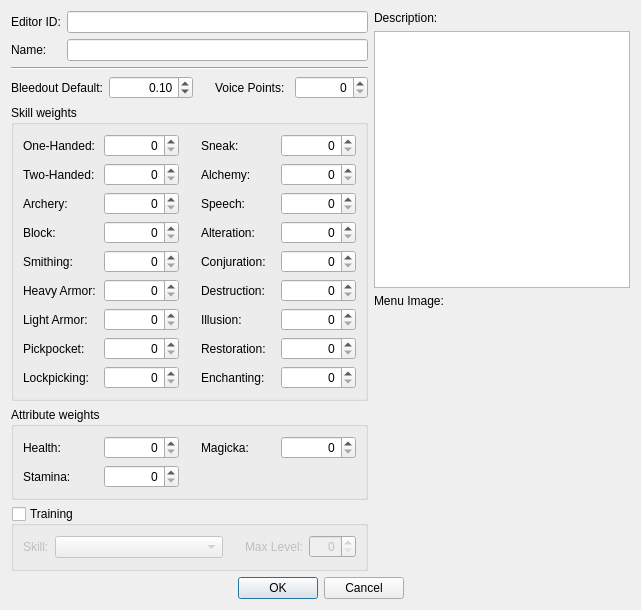
<?xml version="1.0" encoding="UTF-8"?>
<ui version="4.0">
 <class>FormDialogClass</class>
 <widget class="QDialog" name="FormDialogClass">
  <property name="geometry">
   <rect>
    <x>0</x>
    <y>0</y>
    <width>641</width>
    <height>610</height>
   </rect>
  </property>
  <property name="windowTitle">
   <string>Class</string>
  </property>
  <layout class="QGridLayout" name="gridLayout_5">
   <item row="0" column="0">
    <layout class="QVBoxLayout" name="leftCol">
     <item>
      <layout class="QGridLayout" name="gridLayout_3">
       <item row="0" column="0">
        <widget class="QLabel" name="label_22">
         <property name="text">
          <string>Editor ID:</string>
         </property>
         <property name="buddy">
          <cstring>editorID</cstring>
         </property>
        </widget>
       </item>
       <item row="0" column="1">
        <widget class="QLineEdit" name="editorID"/>
       </item>
       <item row="1" column="0">
        <widget class="QLabel" name="label_23">
         <property name="text">
          <string>Name:</string>
         </property>
         <property name="buddy">
          <cstring>name</cstring>
         </property>
        </widget>
       </item>
       <item row="1" column="1">
        <widget class="QLineEdit" name="name"/>
       </item>
      </layout>
     </item>
     <item>
      <widget class="Line" name="line">
       <property name="orientation">
        <enum>Qt::Horizontal</enum>
       </property>
      </widget>
     </item>
     <item>
      <layout class="QHBoxLayout" name="horizontalLayout">
       <item>
        <widget class="QLabel" name="label_24">
         <property name="text">
          <string>Bleedout Default:</string>
         </property>
         <property name="buddy">
          <cstring>bleedoutDefault</cstring>
         </property>
        </widget>
       </item>
       <item>
        <widget class="QDoubleSpinBox" name="bleedoutDefault">
         <property name="whatsThis">
          <string>If an actor with this class is Essential or Protected, and their health drops below this proportion of their health, then they'll enter a &quot;bleedout&quot; state. A value of 1.0 represents 100% of the actor's health.</string>
         </property>
         <property name="alignment">
          <set>Qt::AlignRight|Qt::AlignTrailing|Qt::AlignVCenter</set>
         </property>
         <property name="maximum">
          <double>99999999.000000000000000</double>
         </property>
         <property name="value">
          <double>0.100000000000000</double>
         </property>
        </widget>
       </item>
       <item>
        <spacer name="horizontalSpacer_3">
         <property name="orientation">
          <enum>Qt::Horizontal</enum>
         </property>
         <property name="sizeType">
          <enum>QSizePolicy::Fixed</enum>
         </property>
         <property name="sizeHint" stdset="0">
          <size>
           <width>16</width>
           <height>8</height>
          </size>
         </property>
        </spacer>
       </item>
       <item>
        <widget class="QLabel" name="label_25">
         <property name="text">
          <string>Voice Points:</string>
         </property>
         <property name="buddy">
          <cstring>voicePoints</cstring>
         </property>
        </widget>
       </item>
       <item>
        <widget class="QSpinBox" name="voicePoints">
         <property name="whatsThis">
          <string>The amount of energy the actor has available to cast Shouts.</string>
         </property>
         <property name="alignment">
          <set>Qt::AlignRight|Qt::AlignTrailing|Qt::AlignVCenter</set>
         </property>
         <property name="maximum">
          <number>999999999</number>
         </property>
        </widget>
       </item>
      </layout>
     </item>
     <item>
      <widget class="QGroupBox" name="groupBox_2">
       <property name="whatsThis">
        <string>&lt;p&gt;These don't directly control the actor's skill values. Rather, they act as proportions. For example, if a particular skill has a weight of N, the base value of that skill (determined by game settings and the actor's racial bonuses) is B, the total weight of all skills is S, and an actor has P total skill points to distribute, then that particular skill's final value will be (N&amp;nbsp;÷&amp;nbsp;S)&amp;nbsp;×&amp;nbsp;P&amp;nbsp;+&amp;nbsp;B.&lt;/p&gt;
&lt;p&gt;The number of total skill points to distribute is the actor's level, minus one, times the value of the iAVDskillsLevelUp game setting. Those skill points are divided across the actor's skills per their class's skill weights; and then afterward, each skill is increased by the value of the iAVDSkillStart game setting, and then further increased by however bonus points their Race grants to each given skill.&lt;/p&gt;</string>
       </property>
       <property name="title">
        <string>Skill weights</string>
       </property>
       <layout class="QGridLayout" name="gridLayout_2">
        <item row="1" column="0">
         <widget class="QLabel" name="label_6">
          <property name="text">
           <string>Two-Handed:</string>
          </property>
          <property name="buddy">
           <cstring>skillWeightTwoHanded</cstring>
          </property>
         </widget>
        </item>
        <item row="0" column="2">
         <spacer name="horizontalSpacer">
          <property name="orientation">
           <enum>Qt::Horizontal</enum>
          </property>
          <property name="sizeType">
           <enum>QSizePolicy::Fixed</enum>
          </property>
          <property name="sizeHint" stdset="0">
           <size>
            <width>16</width>
            <height>8</height>
           </size>
          </property>
         </spacer>
        </item>
        <item row="0" column="3">
         <widget class="QLabel" name="label_5">
          <property name="text">
           <string>Sneak:</string>
          </property>
          <property name="buddy">
           <cstring>skillWeightSneak</cstring>
          </property>
         </widget>
        </item>
        <item row="7" column="0">
         <widget class="QLabel" name="label_12">
          <property name="text">
           <string>Pickpocket:</string>
          </property>
          <property name="buddy">
           <cstring>skillWeightPickpocket</cstring>
          </property>
         </widget>
        </item>
        <item row="6" column="0">
         <widget class="QLabel" name="label_11">
          <property name="text">
           <string>Light Armor:</string>
          </property>
          <property name="buddy">
           <cstring>skillWeightLightArmor</cstring>
          </property>
         </widget>
        </item>
        <item row="2" column="0">
         <widget class="QLabel" name="label_7">
          <property name="text">
           <string>Archery:</string>
          </property>
          <property name="buddy">
           <cstring>skillWeightArchery</cstring>
          </property>
         </widget>
        </item>
        <item row="3" column="0">
         <widget class="QLabel" name="label_8">
          <property name="text">
           <string>Block:</string>
          </property>
          <property name="buddy">
           <cstring>skillWeightBlock</cstring>
          </property>
         </widget>
        </item>
        <item row="5" column="0">
         <widget class="QLabel" name="label_10">
          <property name="text">
           <string>Heavy Armor:</string>
          </property>
          <property name="buddy">
           <cstring>skillWeightHeavyArmor</cstring>
          </property>
         </widget>
        </item>
        <item row="0" column="0">
         <widget class="QLabel" name="label_4">
          <property name="text">
           <string>One-Handed:</string>
          </property>
          <property name="buddy">
           <cstring>skillWeightOneHanded</cstring>
          </property>
         </widget>
        </item>
        <item row="0" column="1">
         <widget class="QSpinBox" name="skillWeightOneHanded">
          <property name="alignment">
           <set>Qt::AlignRight|Qt::AlignTrailing|Qt::AlignVCenter</set>
          </property>
          <property name="maximum">
           <number>255</number>
          </property>
         </widget>
        </item>
        <item row="0" column="4">
         <widget class="QSpinBox" name="skillWeightSneak">
          <property name="alignment">
           <set>Qt::AlignRight|Qt::AlignTrailing|Qt::AlignVCenter</set>
          </property>
          <property name="maximum">
           <number>255</number>
          </property>
         </widget>
        </item>
        <item row="4" column="0">
         <widget class="QLabel" name="label_9">
          <property name="text">
           <string>Smithing:</string>
          </property>
          <property name="buddy">
           <cstring>skillWeightSmithing</cstring>
          </property>
         </widget>
        </item>
        <item row="8" column="0">
         <widget class="QLabel" name="label_13">
          <property name="text">
           <string>Lockpicking:</string>
          </property>
          <property name="buddy">
           <cstring>skillWeightLockpicking</cstring>
          </property>
         </widget>
        </item>
        <item row="1" column="1">
         <widget class="QSpinBox" name="skillWeightTwoHanded">
          <property name="alignment">
           <set>Qt::AlignRight|Qt::AlignTrailing|Qt::AlignVCenter</set>
          </property>
          <property name="maximum">
           <number>255</number>
          </property>
         </widget>
        </item>
        <item row="2" column="1">
         <widget class="QSpinBox" name="skillWeightArchery">
          <property name="alignment">
           <set>Qt::AlignRight|Qt::AlignTrailing|Qt::AlignVCenter</set>
          </property>
          <property name="maximum">
           <number>255</number>
          </property>
         </widget>
        </item>
        <item row="3" column="1">
         <widget class="QSpinBox" name="skillWeightBlock">
          <property name="alignment">
           <set>Qt::AlignRight|Qt::AlignTrailing|Qt::AlignVCenter</set>
          </property>
          <property name="maximum">
           <number>255</number>
          </property>
         </widget>
        </item>
        <item row="4" column="1">
         <widget class="QSpinBox" name="skillWeightSmithing">
          <property name="alignment">
           <set>Qt::AlignRight|Qt::AlignTrailing|Qt::AlignVCenter</set>
          </property>
          <property name="maximum">
           <number>255</number>
          </property>
         </widget>
        </item>
        <item row="5" column="1">
         <widget class="QSpinBox" name="skillWeightHeavyArmor">
          <property name="alignment">
           <set>Qt::AlignRight|Qt::AlignTrailing|Qt::AlignVCenter</set>
          </property>
          <property name="maximum">
           <number>255</number>
          </property>
         </widget>
        </item>
        <item row="6" column="1">
         <widget class="QSpinBox" name="skillWeightLightArmor">
          <property name="alignment">
           <set>Qt::AlignRight|Qt::AlignTrailing|Qt::AlignVCenter</set>
          </property>
          <property name="maximum">
           <number>255</number>
          </property>
         </widget>
        </item>
        <item row="7" column="1">
         <widget class="QSpinBox" name="skillWeightPickpocket">
          <property name="alignment">
           <set>Qt::AlignRight|Qt::AlignTrailing|Qt::AlignVCenter</set>
          </property>
          <property name="maximum">
           <number>255</number>
          </property>
         </widget>
        </item>
        <item row="8" column="1">
         <widget class="QSpinBox" name="skillWeightLockpicking">
          <property name="alignment">
           <set>Qt::AlignRight|Qt::AlignTrailing|Qt::AlignVCenter</set>
          </property>
          <property name="maximum">
           <number>255</number>
          </property>
         </widget>
        </item>
        <item row="1" column="4">
         <widget class="QSpinBox" name="skillWeightAlchemy">
          <property name="alignment">
           <set>Qt::AlignRight|Qt::AlignTrailing|Qt::AlignVCenter</set>
          </property>
          <property name="maximum">
           <number>255</number>
          </property>
         </widget>
        </item>
        <item row="1" column="3">
         <widget class="QLabel" name="label_14">
          <property name="text">
           <string>Alchemy:</string>
          </property>
          <property name="buddy">
           <cstring>skillWeightAlchemy</cstring>
          </property>
         </widget>
        </item>
        <item row="2" column="3">
         <widget class="QLabel" name="label_15">
          <property name="text">
           <string>Speech:</string>
          </property>
          <property name="buddy">
           <cstring>skillWeightSpeech</cstring>
          </property>
         </widget>
        </item>
        <item row="3" column="3">
         <widget class="QLabel" name="label_16">
          <property name="text">
           <string>Alteration:</string>
          </property>
          <property name="buddy">
           <cstring>skillWeightAlteration</cstring>
          </property>
         </widget>
        </item>
        <item row="4" column="3">
         <widget class="QLabel" name="label_17">
          <property name="text">
           <string>Conjuration:</string>
          </property>
          <property name="buddy">
           <cstring>skillWeightConjuration</cstring>
          </property>
         </widget>
        </item>
        <item row="5" column="3">
         <widget class="QLabel" name="label_18">
          <property name="text">
           <string>Destruction:</string>
          </property>
          <property name="buddy">
           <cstring>skillWeightDestruction</cstring>
          </property>
         </widget>
        </item>
        <item row="6" column="3">
         <widget class="QLabel" name="label_19">
          <property name="text">
           <string>Illusion:</string>
          </property>
          <property name="buddy">
           <cstring>skillWeightIllusion</cstring>
          </property>
         </widget>
        </item>
        <item row="7" column="3">
         <widget class="QLabel" name="label_20">
          <property name="text">
           <string>Restoration:</string>
          </property>
          <property name="buddy">
           <cstring>skillWeightRestoration</cstring>
          </property>
         </widget>
        </item>
        <item row="8" column="3">
         <widget class="QLabel" name="label_21">
          <property name="text">
           <string>Enchanting:</string>
          </property>
          <property name="buddy">
           <cstring>skillWeightEnchanting</cstring>
          </property>
         </widget>
        </item>
        <item row="2" column="4">
         <widget class="QSpinBox" name="skillWeightSpeech">
          <property name="alignment">
           <set>Qt::AlignRight|Qt::AlignTrailing|Qt::AlignVCenter</set>
          </property>
          <property name="maximum">
           <number>255</number>
          </property>
         </widget>
        </item>
        <item row="3" column="4">
         <widget class="QSpinBox" name="skillWeightAlteration">
          <property name="alignment">
           <set>Qt::AlignRight|Qt::AlignTrailing|Qt::AlignVCenter</set>
          </property>
          <property name="maximum">
           <number>255</number>
          </property>
         </widget>
        </item>
        <item row="4" column="4">
         <widget class="QSpinBox" name="skillWeightConjuration">
          <property name="alignment">
           <set>Qt::AlignRight|Qt::AlignTrailing|Qt::AlignVCenter</set>
          </property>
          <property name="maximum">
           <number>255</number>
          </property>
         </widget>
        </item>
        <item row="5" column="4">
         <widget class="QSpinBox" name="skillWeightDestruction">
          <property name="alignment">
           <set>Qt::AlignRight|Qt::AlignTrailing|Qt::AlignVCenter</set>
          </property>
          <property name="maximum">
           <number>255</number>
          </property>
         </widget>
        </item>
        <item row="6" column="4">
         <widget class="QSpinBox" name="skillWeightIllusion">
          <property name="alignment">
           <set>Qt::AlignRight|Qt::AlignTrailing|Qt::AlignVCenter</set>
          </property>
          <property name="maximum">
           <number>255</number>
          </property>
         </widget>
        </item>
        <item row="7" column="4">
         <widget class="QSpinBox" name="skillWeightRestoration">
          <property name="alignment">
           <set>Qt::AlignRight|Qt::AlignTrailing|Qt::AlignVCenter</set>
          </property>
          <property name="maximum">
           <number>255</number>
          </property>
         </widget>
        </item>
        <item row="8" column="4">
         <widget class="QSpinBox" name="skillWeightEnchanting">
          <property name="alignment">
           <set>Qt::AlignRight|Qt::AlignTrailing|Qt::AlignVCenter</set>
          </property>
          <property name="maximum">
           <number>255</number>
          </property>
         </widget>
        </item>
       </layout>
      </widget>
     </item>
     <item>
      <widget class="QGroupBox" name="groupBox">
       <property name="title">
        <string>Attribute weights</string>
       </property>
       <layout class="QGridLayout" name="gridLayout">
        <item row="0" column="3">
         <widget class="QLabel" name="label_2">
          <property name="text">
           <string>Magicka:</string>
          </property>
          <property name="buddy">
           <cstring>attrWeightM</cstring>
          </property>
         </widget>
        </item>
        <item row="0" column="0">
         <widget class="QLabel" name="label">
          <property name="text">
           <string>Health:</string>
          </property>
          <property name="buddy">
           <cstring>attrWeightH</cstring>
          </property>
         </widget>
        </item>
        <item row="0" column="4">
         <widget class="QSpinBox" name="attrWeightM">
          <property name="alignment">
           <set>Qt::AlignRight|Qt::AlignTrailing|Qt::AlignVCenter</set>
          </property>
          <property name="maximum">
           <number>255</number>
          </property>
         </widget>
        </item>
        <item row="1" column="0">
         <widget class="QLabel" name="label_3">
          <property name="text">
           <string>Stamina:</string>
          </property>
          <property name="buddy">
           <cstring>attrWeightS</cstring>
          </property>
         </widget>
        </item>
        <item row="0" column="1">
         <widget class="QSpinBox" name="attrWeightH">
          <property name="alignment">
           <set>Qt::AlignRight|Qt::AlignTrailing|Qt::AlignVCenter</set>
          </property>
          <property name="maximum">
           <number>255</number>
          </property>
         </widget>
        </item>
        <item row="1" column="1">
         <widget class="QSpinBox" name="attrWeightS">
          <property name="alignment">
           <set>Qt::AlignRight|Qt::AlignTrailing|Qt::AlignVCenter</set>
          </property>
          <property name="maximum">
           <number>255</number>
          </property>
         </widget>
        </item>
        <item row="0" column="2">
         <spacer name="horizontalSpacer_2">
          <property name="orientation">
           <enum>Qt::Horizontal</enum>
          </property>
          <property name="sizeType">
           <enum>QSizePolicy::Fixed</enum>
          </property>
          <property name="sizeHint" stdset="0">
           <size>
            <width>16</width>
            <height>8</height>
           </size>
          </property>
         </spacer>
        </item>
       </layout>
      </widget>
     </item>
     <item>
      <widget class="QGroupBox" name="trainingGroupbox">
       <property name="title">
        <string>Training</string>
       </property>
       <property name="checkable">
        <bool>true</bool>
       </property>
       <property name="checked">
        <bool>false</bool>
       </property>
       <layout class="QHBoxLayout" name="horizontalLayout_2" stretch="0,1,0,0,0">
        <item>
         <widget class="QLabel" name="label_26">
          <property name="text">
           <string>Skill:</string>
          </property>
          <property name="buddy">
           <cstring>trainingSkill</cstring>
          </property>
         </widget>
        </item>
        <item>
         <widget class="QComboBox" name="trainingSkill"/>
        </item>
        <item>
         <spacer name="horizontalSpacer_4">
          <property name="orientation">
           <enum>Qt::Horizontal</enum>
          </property>
          <property name="sizeType">
           <enum>QSizePolicy::Fixed</enum>
          </property>
          <property name="sizeHint" stdset="0">
           <size>
            <width>16</width>
            <height>8</height>
           </size>
          </property>
         </spacer>
        </item>
        <item>
         <widget class="QLabel" name="label_27">
          <property name="text">
           <string>Max Level:</string>
          </property>
          <property name="buddy">
           <cstring>trainingMaxLevel</cstring>
          </property>
         </widget>
        </item>
        <item>
         <widget class="QSpinBox" name="trainingMaxLevel">
          <property name="alignment">
           <set>Qt::AlignRight|Qt::AlignTrailing|Qt::AlignVCenter</set>
          </property>
          <property name="maximum">
           <number>255</number>
          </property>
         </widget>
        </item>
       </layout>
      </widget>
     </item>
    </layout>
   </item>
   <item row="0" column="1">
    <layout class="QGridLayout" name="gridLayout_4" rowstretch="0,1,0,1" rowminimumheight="0,0,0,0">
     <item row="2" column="0">
      <widget class="QLabel" name="label_29">
       <property name="text">
        <string>Menu Image:</string>
       </property>
       <property name="buddy">
        <cstring>menuImage</cstring>
       </property>
      </widget>
     </item>
     <item row="2" column="1">
      <widget class="DKGameFilePicker" name="menuImage">
       <property name="whatsThis">
        <string>This is unused in Skyrim. In previous Elder Scrolls games, the player chould choose their class, and this image was used in the class selection menu.</string>
       </property>
       <property name="pathFormat">
        <enum>DKGameFilePicker::OmitPathStem</enum>
       </property>
       <property name="standardConfiguration">
        <enum>DKGameFilePicker::Textures</enum>
       </property>
      </widget>
     </item>
     <item row="1" column="0" colspan="2">
      <widget class="QPlainTextEdit" name="description">
       <property name="whatsThis">
        <string>This is unused in Skyrim. In previous Elder Scrolls games, the player could choose pre-made classes, which controlled their skill and attribute progression. Playable classes had description text that would be shown in the UI.</string>
       </property>
      </widget>
     </item>
     <item row="3" column="0" colspan="2">
      <widget class="DKTextureAssetPane" name="menuImagePreview"/>
     </item>
     <item row="0" column="0" colspan="2">
      <widget class="QLabel" name="label_28">
       <property name="text">
        <string>Description:</string>
       </property>
       <property name="buddy">
        <cstring>description</cstring>
       </property>
      </widget>
     </item>
    </layout>
   </item>
   <item row="1" column="0" colspan="2">
    <layout class="QHBoxLayout" name="buttonsLayout">
     <item>
      <spacer name="horizontalSpacer_5">
       <property name="orientation">
        <enum>Qt::Horizontal</enum>
       </property>
       <property name="sizeHint" stdset="0">
        <size>
         <width>40</width>
         <height>20</height>
        </size>
       </property>
      </spacer>
     </item>
     <item>
      <widget class="QPushButton" name="buttonOK">
       <property name="text">
        <string>OK</string>
       </property>
      </widget>
     </item>
     <item>
      <widget class="QPushButton" name="buttonCancel">
       <property name="text">
        <string>Cancel</string>
       </property>
      </widget>
     </item>
     <item>
      <spacer name="horizontalSpacer_6">
       <property name="orientation">
        <enum>Qt::Horizontal</enum>
       </property>
       <property name="sizeHint" stdset="0">
        <size>
         <width>40</width>
         <height>20</height>
        </size>
       </property>
      </spacer>
     </item>
    </layout>
   </item>
  </layout>
 </widget>
 <customwidgets>
  <customwidget>
   <class>DKGameFilePicker</class>
   <extends>QWidget</extends>
   <header>widgets/DKGameFilePicker.h</header>
  </customwidget>
  <customwidget>
   <class>DKTextureAssetPane</class>
   <extends>QWidget</extends>
   <header>widgets/DKTextureAssetPane.h</header>
  </customwidget>
 </customwidgets>
 <tabstops>
  <tabstop>editorID</tabstop>
  <tabstop>name</tabstop>
  <tabstop>bleedoutDefault</tabstop>
  <tabstop>voicePoints</tabstop>
  <tabstop>skillWeightOneHanded</tabstop>
  <tabstop>skillWeightTwoHanded</tabstop>
  <tabstop>skillWeightArchery</tabstop>
  <tabstop>skillWeightBlock</tabstop>
  <tabstop>skillWeightSmithing</tabstop>
  <tabstop>skillWeightHeavyArmor</tabstop>
  <tabstop>skillWeightLightArmor</tabstop>
  <tabstop>skillWeightPickpocket</tabstop>
  <tabstop>skillWeightLockpicking</tabstop>
  <tabstop>skillWeightSneak</tabstop>
  <tabstop>skillWeightAlchemy</tabstop>
  <tabstop>skillWeightSpeech</tabstop>
  <tabstop>skillWeightAlteration</tabstop>
  <tabstop>skillWeightConjuration</tabstop>
  <tabstop>skillWeightDestruction</tabstop>
  <tabstop>skillWeightIllusion</tabstop>
  <tabstop>skillWeightRestoration</tabstop>
  <tabstop>skillWeightEnchanting</tabstop>
  <tabstop>attrWeightH</tabstop>
  <tabstop>attrWeightM</tabstop>
  <tabstop>attrWeightS</tabstop>
  <tabstop>trainingGroupbox</tabstop>
  <tabstop>trainingSkill</tabstop>
  <tabstop>trainingMaxLevel</tabstop>
  <tabstop>description</tabstop>
  <tabstop>menuImage</tabstop>
  <tabstop>buttonOK</tabstop>
  <tabstop>buttonCancel</tabstop>
 </tabstops>
 <resources/>
 <connections/>
</ui>
